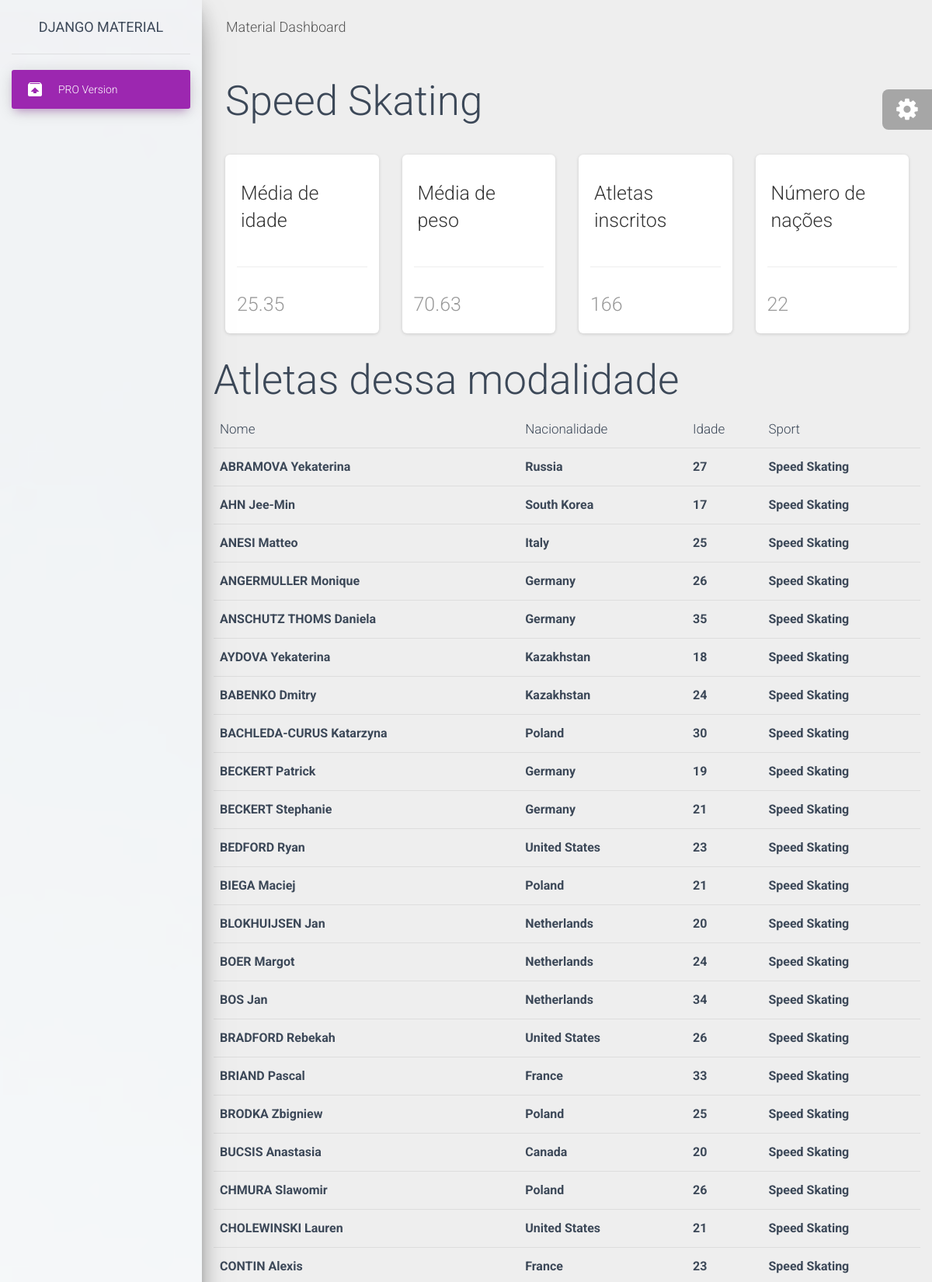
Page /data/sports/detail/4 (upper part) on the committed database.
### data/models.py (models this page shows)
class Sport(models.Model):
    sport = models.CharField(max_length=75)
    def __str__(self):
        return self.sport

class Athletes(models.Model):
    name = models.CharField(max_length=75)
    age = models.IntegerField()
    ht = models.IntegerField()
    kg = models.IntegerField()
    sport = models.ForeignKey(Sport, on_delete=models.CASCADE)
    nationality = models.ForeignKey(Nationality, on_delete=models.CASCADE)

class Nationality(models.Model):
    nationality = models.CharField(max_length=75)
    def __str__(self):
        return self.nationality

### data/views.py (the view)
# urls.py: path('sports/detail/<int:pk>',sport_detail, name= 'sport_detail'),
def sport_detail(request, pk):
    sport = get_object_or_404(Sport, pk=pk)
    athletes = Athletes.objects.filter(sport=sport).all()
    count_athletes = len(athletes)
    set_nationality = set()
    ages = []
    weigth = []
    for athlete in athletes:
        set_nationality.add(athlete.nationality)
        ages.append(athlete.age)
        weigth.append(athlete.kg)
    avg_age = sum(ages)/len(ages)
    avg_weigth = sum(weigth)/len(weigth)
    avg_age = round(avg_age, 2)
    avg_weigth = round(avg_weigth,2)
    list_nationality =  list(set_nationality)
    count_nationality = len(list_nationality)
    context = {
        'count_athletes': count_athletes,
        'avg_age': avg_age,
        'avg_weigth': avg_weigth,
        'count_nationality': count_nationality,
        'sport' : sport,
        'athletes' : athletes,
    }
    print(context)
    return render(request, 'sport/detail.html', context)

### templates/sport/detail.html (shortened to what this page needs)
{% extends "layouts/base.html" %}
{% block content %}
    <div class="content">
      <h1>
        {{sport.sport}}
      </h1>
      <div class="row">
        <div class="col-lg-3 col-md-6 col-sm-6">
          <div class="card card-stats">
            <div class="card-header">
              <h3>Média de idade</h3>
            </div>
            <div class="card-footer">
              <div class="stats">
                <h3>{{ avg_age }}</h3>
              </div>
            </div>
          </div>
        </div>
        <div class="col-lg-3 col-md-6 col-sm-6">
          <div class="card card-stats">
            <div class="card-header">
              <h3>Média de peso</h3>
            </div>
            <div class="card-footer">
              <div class="stats">
                <h3> {{avg_weigth}}</h3>
              </div>
            </div>
          </div>
        </div>
        <div class="col-lg-3 col-md-6 col-sm-6">
          <div class="card card-stats">
            <div class="card-header">
              <h3>Atletas inscritos</h3>
            </div>
            <div class="card-footer">
              <div class="stats">
                <h3>{{count_athletes}}</h3>
              </div>
            </div>
          </div>
        </div>
        <div class="col-lg-3 col-md-6 col-sm-6">
          <div class="card card-stats">
            <div class="card-header">
              <h3>Número de nações</h3>
            </div>
            <div class="card-footer">
              <div class="stats">
                <h3>{{count_nationality}}</h3>
              </div>
            </div>
          </div>
        </div>
      </div>
      <div class="row">
        <h1>
          Atletas dessa modalidade
        </h1>
        <table class="table">
          <thead>
            <tr>
              <th scope="col">Nome</th>
              <th scope="col">Nacionalidade</th>
              <th scope="col">Idade</th>
              <th scope="col">Sport</th>
            </tr>
          </thead>
          <tbody>
            <tr>
              {% for athlete in athletes  %}
              <th scope="row">{{athlete.name}}</th>
              <th scope="row">{{athlete.nationality}}</th>
              <th scope="row">{{athlete.age}}</th>
              <th scope="row">{{athlete.sport}}</th>
            </tr>
            {% endfor %}
          </tbody>
        </table>
      </div>
    </div>
{% endblock content %}

### rows in the picture
Sport: sport "Speed Skating"
Athletes: name "ABRAMOVA Yekaterina", nationality "Russia", age "27", sport "Speed Skating"
Athletes: name "AHN Jee-Min", nationality "South Korea", age "17", sport "Speed Skating"
Athletes: name "ANESI Matteo", nationality "Italy", age "25", sport "Speed Skating"
Athletes: name "ANGERMULLER Monique", nationality "Germany", age "26", sport "Speed Skating"
Athletes: name "ANSCHUTZ THOMS Daniela", nationality "Germany", age "35", sport "Speed Skating"
Athletes: name "AYDOVA Yekaterina", nationality "Kazakhstan", age "18", sport "Speed Skating"
Athletes: name "BABENKO Dmitry", nationality "Kazakhstan", age "24", sport "Speed Skating"
Athletes: name "BACHLEDA-CURUS Katarzyna", nationality "Poland", age "30", sport "Speed Skating"
Athletes: name "BECKERT Patrick", nationality "Germany", age "19", sport "Speed Skating"
Athletes: name "BECKERT Stephanie", nationality "Germany", age "21", sport "Speed Skating"
Athletes: name "BEDFORD Ryan", nationality "United States", age "23", sport "Speed Skating"
Athletes: name "BIEGA Maciej", nationality "Poland", age "21", sport "Speed Skating"
Athletes: name "BLOKHUIJSEN Jan", nationality "Netherlands", age "20", sport "Speed Skating"
Athletes: name "BOER Margot", nationality "Netherlands", age "24", sport "Speed Skating"
Athletes: name "BOS Jan", nationality "Netherlands", age "34", sport "Speed Skating"
Athletes: name "BRADFORD Rebekah", nationality "United States", age "26", sport "Speed Skating"
Athletes: name "BRIAND Pascal", nationality "France", age "33", sport "Speed Skating"
Athletes: name "BRODKA Zbigniew", nationality "Poland", age "25", sport "Speed Skating"
Athletes: name "BUCSIS Anastasia", nationality "Canada", age "20", sport "Speed Skating"
Athletes: name "CHMURA Slawomir", nationality "Poland", age "26", sport "Speed Skating"
Athletes: name "CHOLEWINSKI Lauren", nationality "United States", age "21", sport "Speed Skating"
Athletes: name "CONTIN Alexis", nationality "France", age "23", sport "Speed Skating"

### other values in the picture
{{ avg_age }} "25.35"
{{ avg_weigth }} "70.63"
{{ count_athletes }} "166"
{{ count_nationality }} "22"
